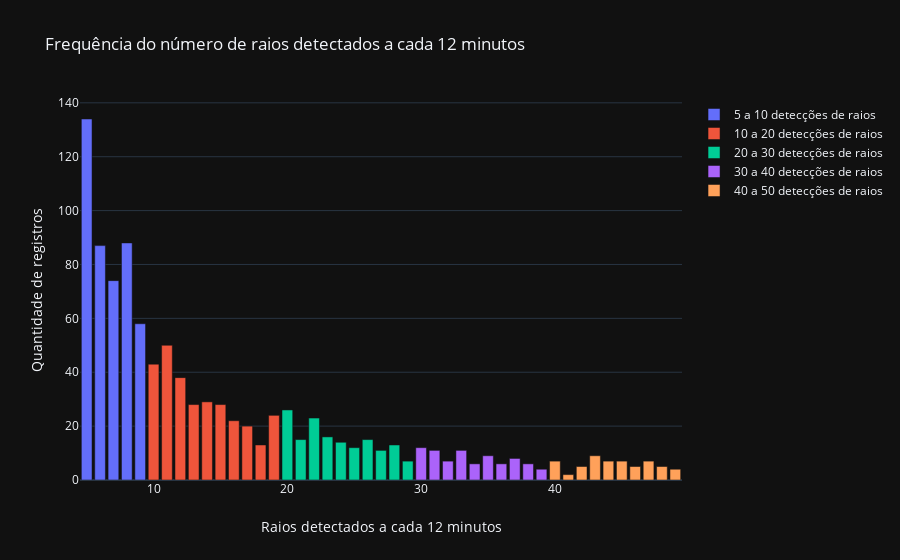

Here is the notebook cell this chart was saved with:
### Code cell
labels = [int(x) for x in group.index][5:100]
values = group['ttyyyxx3'].values[1:100]

fig = go.Figure()
ranges = [
#     (0, 25), 
    (5, 10), (10, 20), (20, 30), (30, 40), (40, 50)
]

for r in ranges:
    labels = [int(x) for x in group.index][r[0]:r[1]]
    values = group['ttyyyxx3'].values[r[0]:r[1]]

    fig.add_trace(
        go.Bar(x=labels, y=values, name='%d a %d detecções de raios'%(r[0], r[1]))
    )
fig.update_yaxes(title_text='Quantidade de registros')
fig.update_xaxes(title_text='Raios detectados a cada 12 minutos')
fig.update_layout(template='plotly_dark', title='Frequência do \
número de raios detectados a cada 12 minutos')
offline.plot(fig, image_filename='frequencia-de-detecção-de-raios-fam', image='png')
fig.show()

### Figure 1 — Plotly figure (JSON) as saved in the notebook; plotly's stock layout.template omitted (floating-point values rounded to 4 significant figures)
{"data": [{"name": "5 a 10 detecções de raios", "type": "bar", "x": [5, 6, 7, 8, 9], "y": [134, 87, 74, 88, 58]}, {"name": "10 a 20 detecções de raios", "type": "bar", "x": [10, 11, 12, 13, 14, 15, 16, 17, 18, 19], "y": [43, 50, 38, 28, 29, 28, 22, 20, 13, 24]}, {"name": "20 a 30 detecções de raios", "type": "bar", "x": [20, 21, 22, 23, 24, 25, 26, 27, 28, 29], "y": [26, 15, 23, 16, 14, 12, 15, 11, 13, 7]}, {"name": "30 a 40 detecções de raios", "type": "bar", "x": [30, 31, 32, 33, 34, 35, 36, 37, 38, 39], "y": [12, 11, 7, 11, 6, 9, 6, 8, 6, 4]}, {"name": "40 a 50 detecções de raios", "type": "bar", "x": [40, 41, 42, 43, 44, 45, 46, 47, 48, 49], "y": [7, 2, 5, 9, 7, 7, 5, 7, 5, 4]}], "layout": {"title": {"text": "Frequência do número de raios detectados a cada 12 minutos"}, "xaxis": {"title": {"text": "Raios detectados a cada 12 minutos"}}, "yaxis": {"title": {"text": "Quantidade de registros"}}}}
